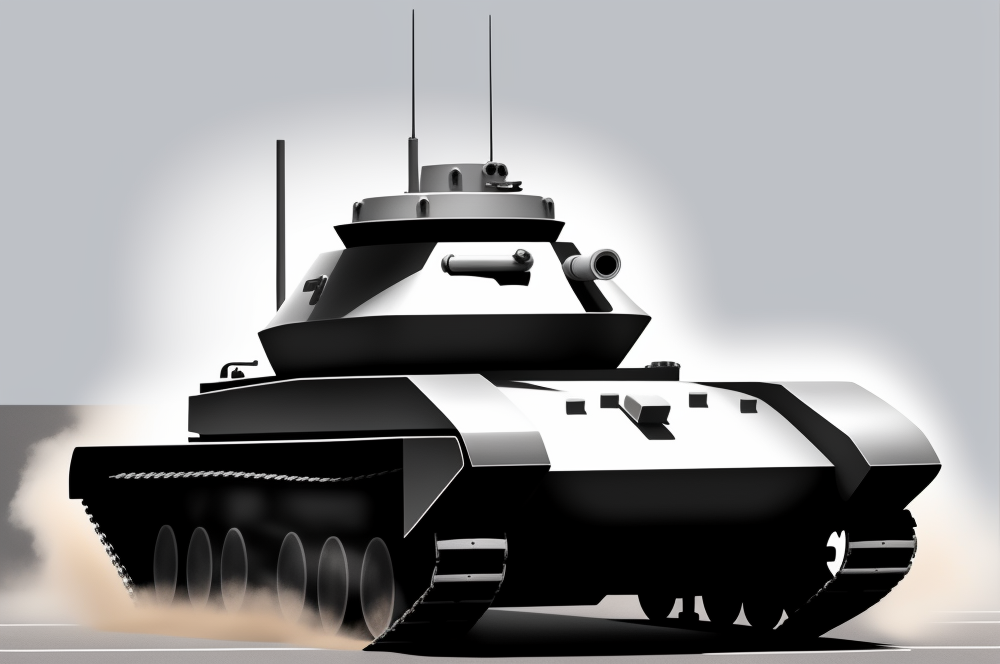
#> input picture LogoLho/Image/output_2.png, 1000 x 664 px
$ jupyter execute image_compression.ipynb
#> lines starting #> are read from the running program, lines starting #| are printed output that depends on the picture
# Image Compression using K-means

[cell 1]
import numpy as np
from skimage import io
import matplotlib.pyplot as plt
from sklearn.cluster import KMeans

[cell 2]
plt.rcParams['figure.figsize'] = (8, 6)
image = io.imread('Image/output_2.png')
#> image is the input picture: shape (664, 1000, 3); mean R, G, B 147.2, 147.1, 148.2
labels = plt.axes(xticks=[], yticks=[])
labels.imshow(image)

rows = image.shape[0]
#> rows = 664
cols = image.shape[1]
#> cols = 1000
image = image.reshape(rows*cols, 3)

# Implementation of k-means
kmeans = KMeans(n_clusters=2)
kmeans.fit(image)

compressed_image = kmeans.cluster_centers_[kmeans.labels_]
compressed_image = np.clip(compressed_image.astype('uint8'), 0, 255)
compressed_image = compressed_image.reshape(rows, cols, 3)

io.imshow(compressed_image)
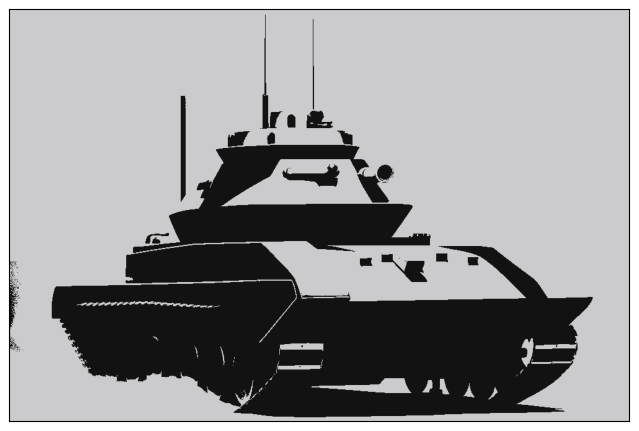
#> figure drawn by matplotlib, 1 panel


$ run again, with LogoLho/Image/output_1.png copied over LogoLho/Image/output_2.png
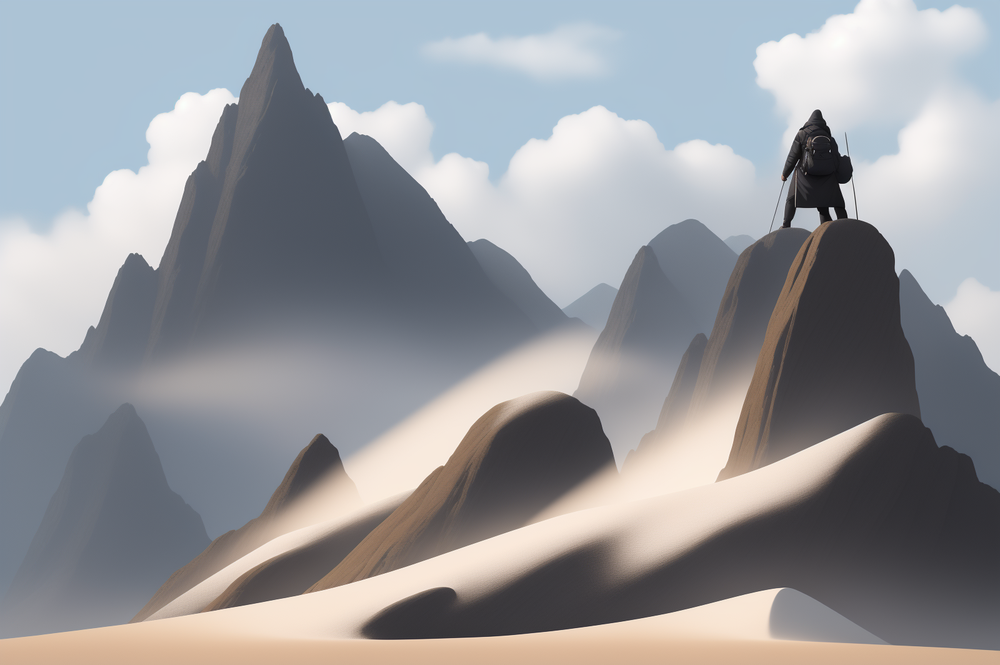
#> input picture LogoLho/Image/output_1.png, 1000 x 665 px, shrunk from 1600 x 1064 before the run
#> image is the input picture: shape (665, 1000, 3); mean R, G, B 150.6, 151.8, 155.6
#> `[cell 2] plt.rcParams['figure.figsize'] = (8, 6) image = io.imread('Im..`:
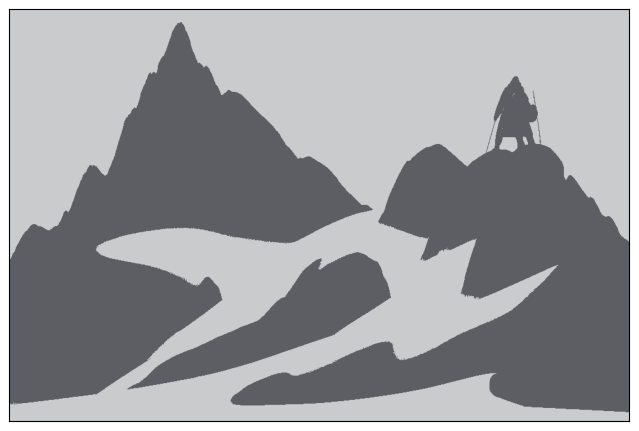
#> figure drawn by matplotlib, 1 panel
